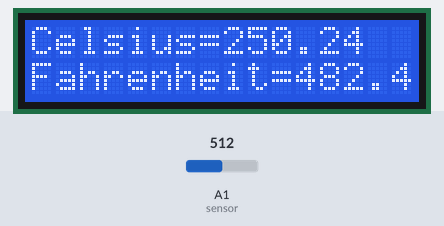
Recording of a sketch running on a simulated Arduino Uno, built with avr-gcc and run on an emulated ATmega328P. Parts: 16×2 character LCD. The inputs (shaded band) are chosen by the test bench; at power-on: A1 (sensor) = 512.

Above: at 1.2 s.
1.3 s: A1 (sensor) set to 218
At 2.7 s:
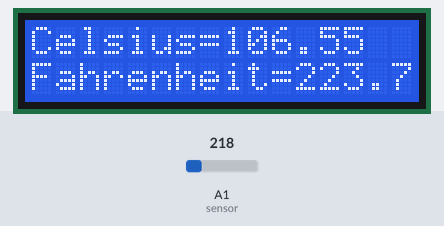
3.6 s: A1 (sensor) set to 190
At 4.9 s:
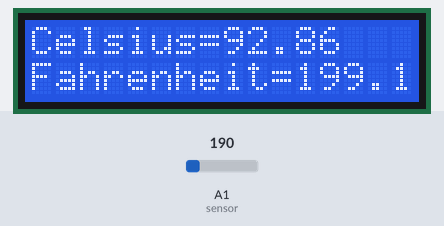
5.6 s: A1 (sensor) set to 81
At 7.1 s:
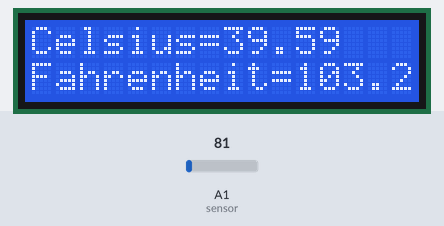
7.7 s: A1 (sensor) set to 69
At 9.3 s:
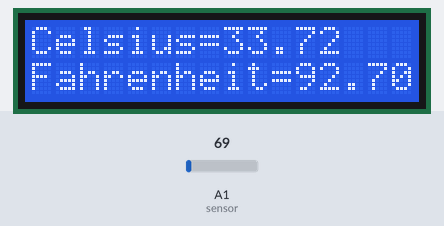
9.7 s: A1 (sensor) set to 23
At 11.5 s:
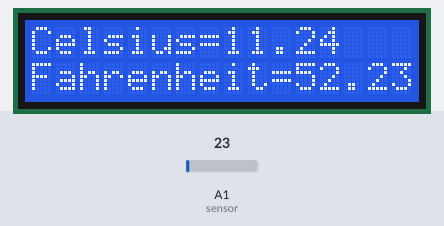
11.8 s: A1 (sensor) set to 18
At 13.7 s:
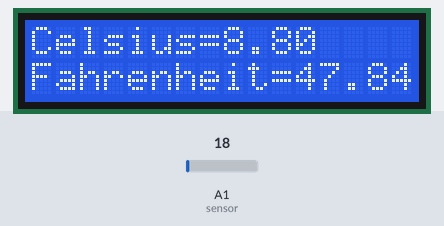
Timing chart, 0 to 14.8 s (numbered marks = the images above; inputs shaded):
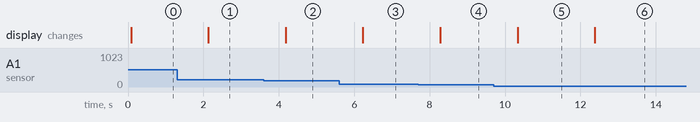

Measured:
- the behaviour switches between 205 and 204 on A1 (sensor) (found by bisection; images 1 and 2)
- the behaviour switches between 78 and 77 on A1 (sensor) (found by bisection; images 3 and 4)
- the behaviour switches between 21 and 20 on A1 (sensor) (found by bisection; images 5 and 6)
- after the input at 1.3 s, the display: changes after 0.83 s (image 1)
- after the input at 3.6 s, the display: changes after 0.58 s (image 2)
- after the input at 5.6 s, the display: changes after 0.63 s (image 3)
- after the input at 7.7 s, the display: changes after 0.58 s (image 4)
- after the input at 9.7 s, the display: changes after 0.63 s (image 5)
- after the input at 11.8 s, the display: changes after 0.59 s (image 6)

The sketch:

Temp_gpu.ino
```cpp
#include "LiquidCrystal.h"

const int sensor=A1;
const int rs = 1, en = 2, d4 = 4, d5 = 5, d6 = 6, d7 = 7;
LiquidCrystal lcd(rs, en, d4, d5, d6, d7);
float tempf;
float vout;
float tempc;


void setup()
{
lcd.begin(16,2);
pinMode(sensor,INPUT);
Serial.begin(9600);
}
void loop() {

vout=analogRead(sensor);
vout=(vout*500)/1023;
tempc=vout;
tempf=(vout*1.8)+32;
lcd.setCursor(0,0);
lcd.print("Celsius=");
delay(10);

lcd.print(tempc);
lcd.println();
lcd.setCursor(0,1);
lcd.print("Fahrenheit=");
lcd.print(tempf);
lcd.println();
delay(10);
delay(1000);
}
```
